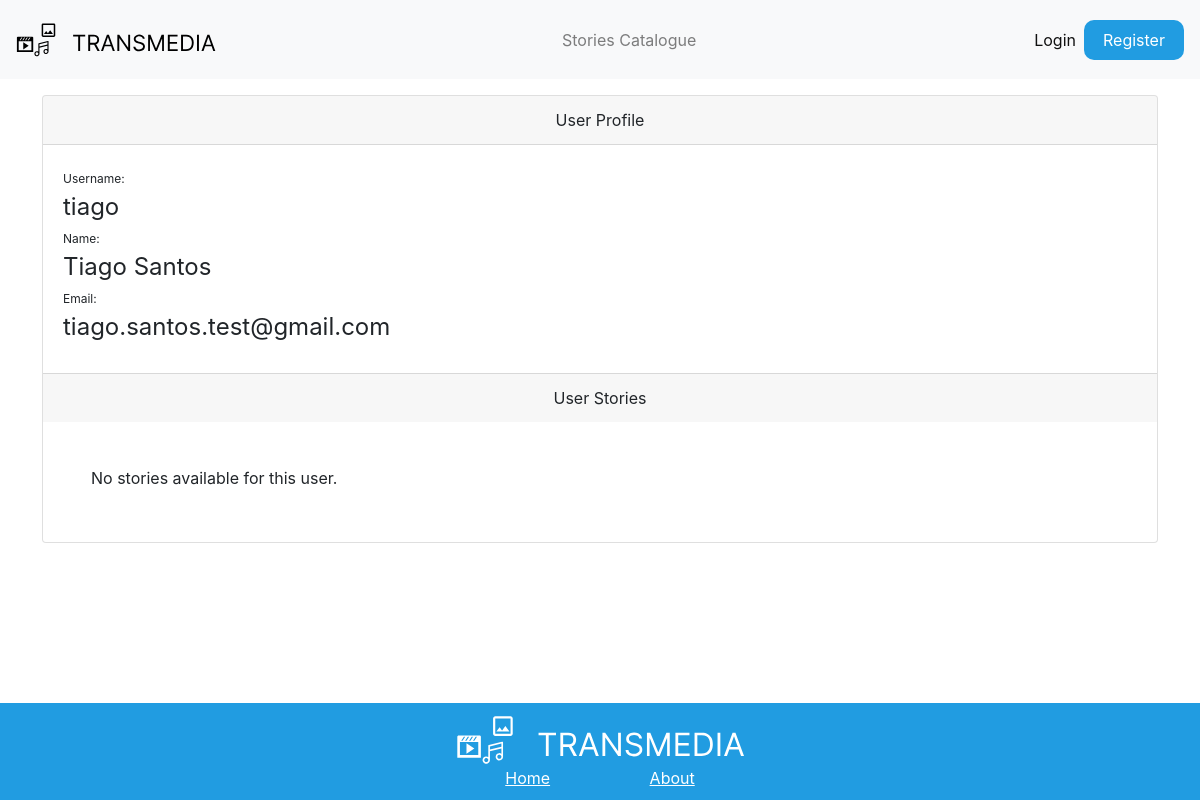
The app's page /user_profile.php?user=tiago, older data.
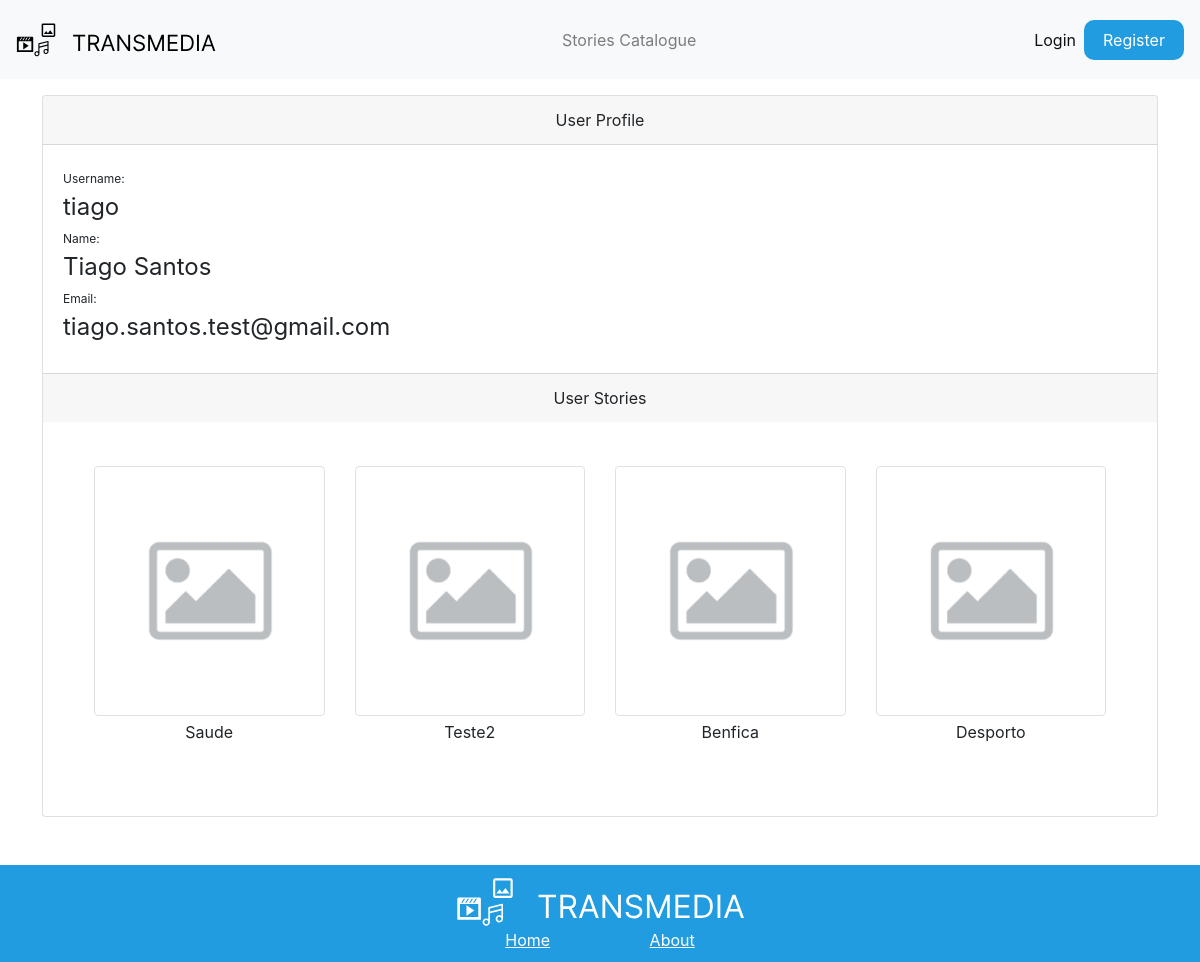
The same page, newer data.
### tables this page shows
CREATE TABLE `story` (
  `id` int(11) NOT NULL,
  `name` varchar(255) NOT NULL,
  `description` varchar(255) NOT NULL,
  `author` varchar(255) NOT NULL
);

### user_profile.php (the view, shortened to what this page needs)
<?php
require "config/connectdb.php";
if (isset($_GET['user'])) {
    $usernameRequest = $_GET['user'];
    $query = "SELECT * FROM user WHERE username = ?";
    $stmt = $pdo->prepare($query);
    $stmt->execute([$usernameRequest]);
    $user = $stmt->fetch(PDO::FETCH_ASSOC);
} else {
    message_redirect("ERROR Username not provided", "index.php");
}
?>
<!DOCTYPE html>
<html>
<head>
</head>
<body>
    <?php
    include "NavBar.php";
    ?>
    <div class="container-sm mt-3 mb-5">
        <div class="card">
            <div class="card-header text-center">User Profile</div>
            <div class="card-body">
                <?php
                if ($user) {
                    echo '<span class="small-text">Username:</span><br>';
                    echo '<span class="big-text">' . $user['username'] . '</span><br>';
                    echo '<span class="small-text">Name:</span><br>';
                    echo '<span class="big-text">' . $user['name'] . '</span><br>';
                    echo '<span class="small-text">Email:</span><br>';
                    echo '<span class="big-text">' . $user['email'] . '</span><br>';
                    $query = "SELECT * FROM story WHERE author = ?";
                    $stmt = $pdo->prepare($query);
                    $stmt->execute([$user['username']]);
                    $stories = $stmt->fetchAll(PDO::FETCH_ASSOC);
                        echo '</div><div class="mt-2 mb-2 card-footer  text-center">User Stories</div>'; ?>
                        <div class="row m-3 card-body">
                            <?php
                            if ($stories) {
                                foreach ($stories as $story) : ?>
                                <div class="col-12 col-sm-6 col-md-4 col-lg-3 mb-3">
                                    <div class="story_container text-center">
                                        <a class="text-reset text-decoration-none w-100" href="selectedStoryPage.php?id=<?= $story['id'] ?>">
                                            <img src="<?php
                                                        $stmt = $pdo->prepare('SELECT image FROM image where storyID = ? ORDER BY storyOrder LIMIT 1');
                                                        $stmt->execute([$story['id']]);
                                                        $stmt->rowCount() > 0 ? $img = "./files/story_" . $story['id'] . "/image/" . $stmt->fetch()['image'] : $img = "default_image.png";
                                                        echo  $img; ?>" class="img-responsive img-fluid img-thumbnail w-100" style="height:250px" />
                                            <p class="w-100 p-1 pl-2 pr-2">
                                                <?php echo $story['name'] ?>
                                            </p>
                                        </a>
                                    </div>
                                </div>
                    <?php endforeach;
                        } else {
                            echo '<p>No stories available for this user.</p> </div>  ';
                        }
                    } else {
                        echo "<p>User not found</p></div>";
                    }
                    ?>
                        </div>
            </div>
        </div>
        <?php
        include "footer.php";
        ?>
</body>
</html>

Row changes from the older to the newer data that the page shows:
now on this page (row edited): story: name "Saude"
now on this page (row edited): story: name "Teste2"
now on this page (row edited): story: name "Benfica"
now on this page (row edited): story: name "Desporto"
Text that changed along with them:
text no longer shown: "No stories available for this user."
